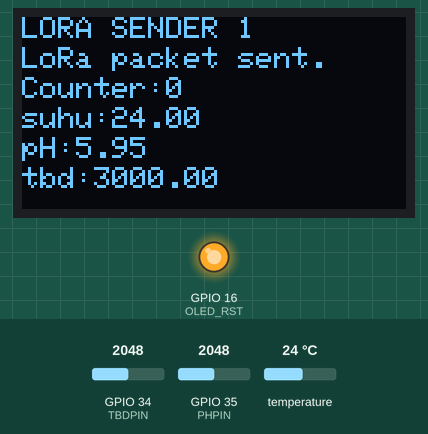
This sketch was run on a simulated ESP32. Shown: 128×64 one-colour display, output pins drawn as LEDs (lit = HIGH). Inputs (shaded band) come from the test bench; at power-on: temperature 24 °C, GPIO 34 (TBDPIN) = 2048, GPIO 35 (PHPIN) = 2048. No radio packets arrive unless stated; what the sketch prints to the serial monitor is not drawn.

Above: at 6.2 s.
6.3 s: temperature set to 12 °C
At 9.5 s:
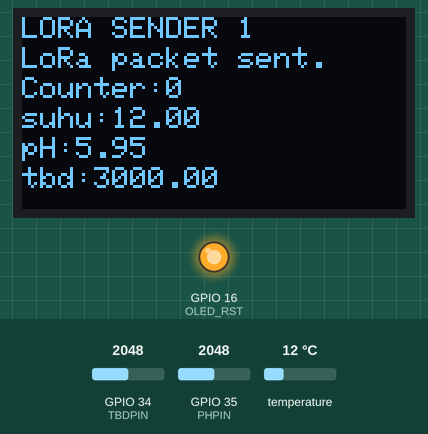
10.6 s: GPIO 34 (TBDPIN) set to 2866
16.2 s: GPIO 35 (PHPIN) set to 2866
At 20.7 s:
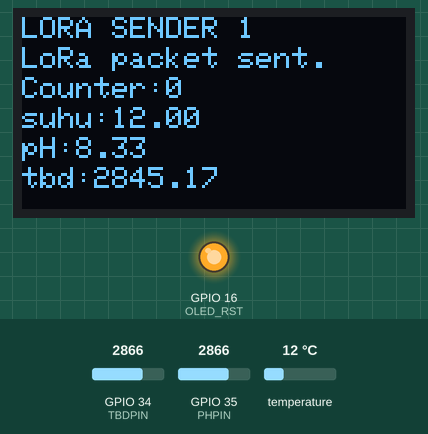
21.1 s: temperature set to 19 °C
24.6 s: GPIO 34 (TBDPIN) set to 3603
30.2 s: GPIO 35 (PHPIN) set to 3603
At 34.8 s:
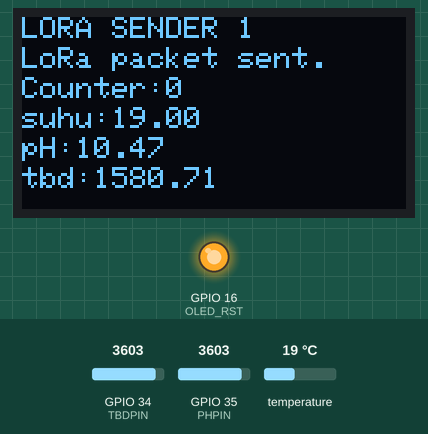
Timing chart, 0 to 36.1 s (numbered marks = the images above; inputs shaded):
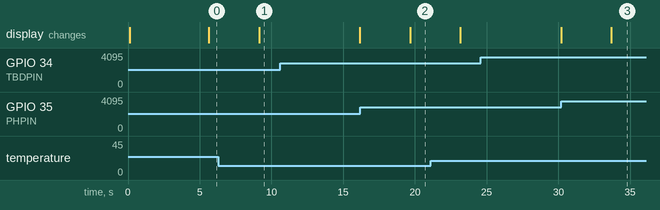

The sketch:

node1new.ino
```cpp
#include <LoRa.h>

/*
  Lora Node 1
  myIpond
*/
//Libraries for LoRa
#include <SPI.h>
#include <LoRa.h>

//Libraries for OLED Display
#include <Wire.h>
#include <Adafruit_GFX.h>
#include <Adafruit_SSD1306.h>

//Library D18B20
#include <OneWire.h>
#include <DallasTemperature.h>

//define the pins used by sensors
#define SUHUPIN 13
#define PHPIN 35
#define TBDPIN 34

//define the pins used by the LoRa transceiver module
#define SCK 5
#define MISO 19
#define MOSI 27
#define SS 18
#define RST 14
#define DIO0 26

#define BAND 915E6

//OLED pins
#define OLED_SDA 4
#define OLED_SCL 15
#define OLED_RST 16
#define SCREEN_WIDTH 128        // OLED display width, in pixels
#define SCREEN_HEIGHT 64        // OLED display height, in pixels

//ph setting
unsigned long int avgValue;    //Store the average value of the sensor feedback
float b;
int buf[10],temp;

//tbd setting
float Turbidity_Sensor_Voltage;
int samples = 600;
float ntu;

//temp setting
OneWire oneWire(SUHUPIN);
DallasTemperature sensors(&oneWire);


Adafruit_SSD1306 display(SCREEN_WIDTH, SCREEN_HEIGHT, &Wire, OLED_RST);

String outgoing;              // outgoing message

byte msgCount = 0;            // count of outgoing messages
byte MasterNode = 0xFF;
byte Node1 = 0xBB;

float sensorsuhu = 0;
float sensorph = 0;
float sensortbd = 0;


void setup() {
  //initialize Serial Monitor
  Serial.begin(9600);

  //reset OLED display via software
  pinMode(OLED_RST, OUTPUT);
  digitalWrite(OLED_RST, LOW);
  delay(20);
  digitalWrite(OLED_RST, HIGH);

  //initialize OLED
  Wire.begin(OLED_SDA, OLED_SCL);
  if(!display.begin(SSD1306_SWITCHCAPVCC, 0x3c, false, false)) {    // Address 0x3C for 128x32
    Serial.println(F("SSD1306 allocation failed"));
    for(;;);                                                        // Don't proceed, loop forever
  }

  display.clearDisplay();
  display.setTextColor(WHITE);
  display.setTextSize(1);
  display.setCursor(0,0);
  display.print("LORA SENDER 1");
  display.display();

  Serial.println("LoRa Sender 1");

  //SPI LoRa pins
  SPI.begin(SCK, MISO, MOSI, SS);
  //setup LoRa transceiver module
  LoRa.setPins(SS, RST, DIO0);

  if (!LoRa.begin(BAND)) {
    Serial.println("Starting LoRa failed!");
    while (1);
  }
  Serial.println("LoRa Initializing OK!");
  display.setCursor(0,10);
  display.print("LoRa Initializing OK!");
  display.display();
  delay(2000);
}

void loop() {
  Serial.print("Sending packet: ");
  Serial.println(msgCount);

  // parse for a packet, and call onReceive with the result:
  onReceive(LoRa.parsePacket());

  //sensor tbd
  sensors.requestTemperatures();
  Serial.print("Temperature is: ");
  Serial.println(sensors.getTempCByIndex(0));
  delay(500);

  //sensor ph
  for(int i=0;i<10;i++)       //Get 10 sample value from the sensor for smooth the value
  {
    buf[i]=analogRead(PHPIN);
    delay(10);
  }
  for(int i=0;i<9;i++)        //sort the analog from small to large
  {
    for(int j=i+1;j<10;j++)
    {
      if(buf[i]>buf[j])
      {
        temp=buf[i];
        buf[i]=buf[j];
        buf[j]=temp;
      }
    }
  }
  avgValue=0;
  for(int i=2;i<8;i++)                      //take the average value of 6 center sample
    avgValue+=buf[i];
  float phValue=(float)avgValue*5.0/6024/6; //convert the analog into millivolt
  phValue=3.5*phValue;                      //convert the millivolt into pH value
  Serial.print("pH:");
  Serial.print(phValue,2);
  Serial.println(" ");

  //sensor turbidity
  Turbidity_Sensor_Voltage = 0;
    for(int i=0; i<samples; i++)
    {
        Turbidity_Sensor_Voltage += ((float)analogRead(TBDPIN)/4880)*5;
    }

  Turbidity_Sensor_Voltage = Turbidity_Sensor_Voltage/samples;
  Turbidity_Sensor_Voltage = round_to_dp(Turbidity_Sensor_Voltage,2);
  if(Turbidity_Sensor_Voltage < 2.5){
    ntu = 3000;
  }
  else{
    ntu = -1120.4*sq(Turbidity_Sensor_Voltage)+ 5742.3*Turbidity_Sensor_Voltage - 4352.9;
  }

  Serial.print(Turbidity_Sensor_Voltage);
  Serial.println(" V");
  Serial.print(ntu,3);
  Serial.println(" NTU");
  delay(1000);

  Serial.println("____________________________________________________________________");
  delay(1000);

  //loop
  sensorsuhu = sensors.getTempCByIndex(0),2;
  delay(10);
  sensorph = ("%.2f", phValue);
  delay(10);
  sensortbd = ("%.2f", ntu);
  delay(10);

  //display OLED
  display.clearDisplay();
  display.setCursor(0,0);
  display.println("LORA SENDER 1");
  display.setCursor(0,10);
  display.print("LoRa packet sent.");
  display.setCursor(0,20);
  display.print("Counter:");
  display.print(msgCount);
  display.setCursor(0,30);
  display.print("suhu:");
  display.print(sensorsuhu);
  display.setCursor(0,40);
  display.print("pH:");
  display.print(sensorph);
  display.setCursor(0,50);
  display.print("tbd:");
  display.print(sensortbd);
  display.display();
}

void sendMessage(String outgoing, byte MasterNode, byte otherNode) {
  LoRa.beginPacket();                   // start packet
  LoRa.write(MasterNode);               // add destination address
  LoRa.write(Node1);                    // add sender address
  LoRa.write(msgCount);                 // add message ID
  LoRa.write(outgoing.length());        // add payload length
  LoRa.print(outgoing);                 // add payload
  LoRa.endPacket();                     // finish packet and send it
  msgCount++;                           // increment message ID
}

void onReceive(int packetSize) {
  if (packetSize == 0) return;          // if there's no packet, return

  //read packet header bytes:
  int recipient = LoRa.read();          // recipient address
  byte sender = LoRa.read();            // sender address
  byte incomingMsgId = LoRa.read();     // incoming msg ID
  byte incomingLength = LoRa.read();    // incoming msg length

  String incoming = "";

  while (LoRa.available()) {
    incoming += (char)LoRa.read();
  }

  if (incomingLength != incoming.length()) {   // check length for error
    Serial.println("error: message length does not match length");
    return;
  }

  // if the recipient isn't this device or broadcast,
  if (recipient != Node1 && recipient != MasterNode) {
    Serial.println("This message is not for me.");
    return;
  }

  Serial.print("incoming: ");
  Serial.println(incoming);
  int Val = incoming.toInt();
  if(Val == 34)
  {
    String node1message;
    LoRa.print(msgCount);
    node1message = node1message + sensorsuhu + "," + sensorph + "," + sensortbd + "," + msgCount;
    sendMessage(node1message,MasterNode,Node1);
    delay(100);
  }

}

float round_to_dp( float in_value, int decimal_place )
{
  float multiplier = powf( 10.0f, decimal_place );
  in_value = roundf( in_value * multiplier ) / multiplier;
  return in_value;
}
```

Measured:
- after the input at 6.3 s, the display: changes after 2.8 s (image 1)
- after the input at 16.2 s, the display: changes after 3.5 s (image 2)
- after the input at 30.2 s, the display: changes after 3.5 s (image 3)
